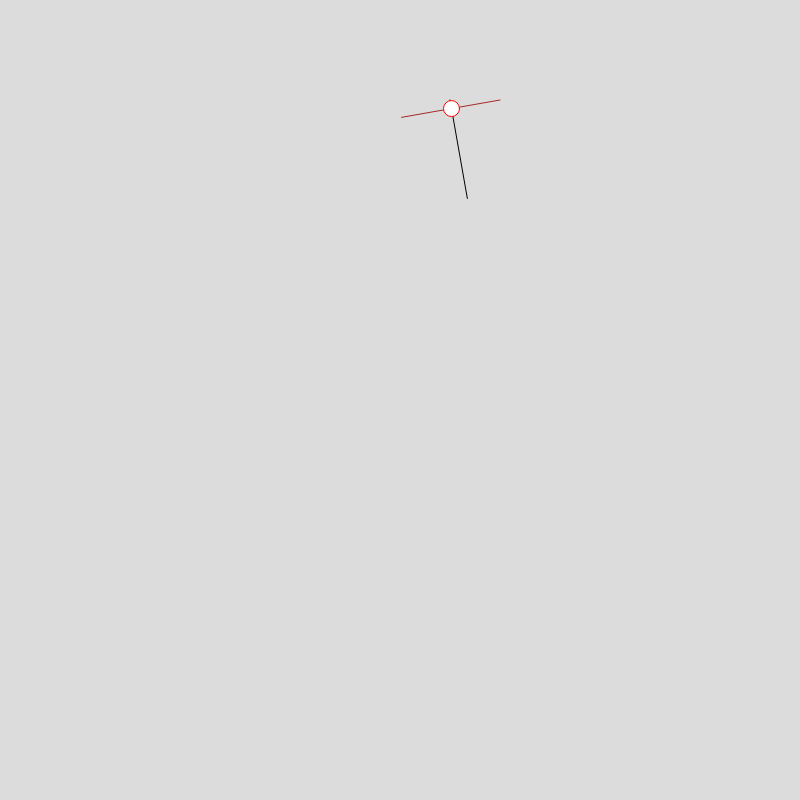
Frame 1 (no input)
Frame 60 (no input): blank canvas, image omitted
Frame 120 (the mouse pressed at the canvas centre since frame 60): blank canvas, image omitted

The p5.js sketch that drew this single still picture (run headless with seeded random() and noise() and a simulated clock; from frame 60 on, the mouse is pressed at the canvas centre):

// p5.js sketch
// ── sketch.js
function setup() {
    createCanvas(800, 800);

    ray_x1 = 500;
    ray_y1 = 100;
    ray_length = 100;
    ray_angle = -80;

    wall_x1 = 450;
    wall_y1 = 100;
    wall_length = 100;
    wall_angle = 10;

    ray = new Line(ray_x1, ray_y1, ray_length, ray_angle);
    wall = new Line(wall_x1, wall_y1, wall_length, wall_angle);
}

function draw() {
    background(220);
    stroke('black');
    strokeWeight(1);

    wall.draw();
    stroke('brown');
    ray.draw();

    ray.move(0.05)
    console.log(ray.intersect(wall));
}
// ── line.js
class Line {
    x1 = 0;
    y1 = 0;
    length = 0;
    angle = 0;

    ogLength = 0;

    x2 = 0;
    y2 = 0;

    slope = 0;
    constant = 0;

    hit = false;

    constructor(x1, y1, length, angle) {
        this.x1 = x1;
        this.y1 = y1;
        this.length = length;
        this.angle = angle * (Math.PI / 180); // changing to degrees
        
        this.ogLength = length;
    }

    draw() {
        if(!this.hit) {
            this.x2 = this.x1 + (this.length * Math.sin(this.angle))
            this.y2 = this.y1 + (this.length * Math.cos(this.angle))
        } 

        line(this.x1, this.y1, this.x2, this.y2);
    }

    move(x) {
        this.angle += x;
    }

    intersect(other){
        const denominator = ((this.x1 - this.x2) * (other.y1 - other.y2)) - ((this.y1 - this.y2) * (other.x1 - other.x2)) 
        if(denominator == 0) {
            console.log("The lines are parallel");
            return undefined;
        }

        const t = (((this.x1 - other.x1) * (other.y1 - other.y2)) - ((this.y1 - other.y1) * (other.x1 - other.x2))) / denominator;
        const u = (((this.x1 - this.x2) * (this.y1 - other.y1)) - ((this.y1 - this.y2) * (this.x1 - other.x1))) / denominator;

        if(t > 0 && t < 1 && u < 0) {
            // this.hit = true;
            const poi_x = (this.x1 + t * (this.x2 - this.x1));
            const poi_y = (this.y1 + t * (this.y2 - this.y1));

            const length = Math.sqrt(Math.pow(this.x1 - poi_x, 2) + Math.pow(this.y1 - poi_y, 2))

            stroke('red');
            ellipse(poi_x, poi_y, 16);
        } else {
            // this.hit = false;
        }
    }
}

// intersect(other) {
    //     // y = mx + c
    //     // Slope
    //     this.slope = (this.y2 - this.y1) / (this.x2 - this.x1);
    //     other.slope = (other.y2 - other.y1) / (other.x2 - other.x1);

    //     // Constant
    //     this.constant = this.y1 - (this.slope * this.x1)
    //     other.constant = other.y1 - (other.slope * other.x1)

    //     // point of intersection
    //     const poi_x = (other.constant - this.constant) / (this.slope - other.slope)
    //     const poi_y = (this.slope * poi_x) + this.constant;

    //     // console.log(poi_x, poi_y)

    //     const trueLength = Math.sqrt(Math.pow(this.x2 - this.x1, 2) + Math.pow(this.y2 - this.y1, 2))
    //     const expectedLength = Math.sqrt(Math.pow(poi_x - this.x1, 2) + Math.pow(poi_y - this.y1, 2))

    //     if (Math.round(trueLength) >= Math.round(expectedLength)) { // If ray meets the wall
    //         if((poi_x >= other.x1 || poi_x <= other.x2) && (poi_y >= other.y1 || poi_y <= other.y2)) {
    //             console.log("HIT")
    //             this.hit = true

    //             this.x2 = poi_x;
    //             this.y2 = poi_y;

    //             stroke('red');
    //             strokeWeight(10);
    //             point(parseInt(poi_x, 10), parseInt(poi_y, 10));
    //         } else{
    //             if(this.hit) {
    //                 this.hit = false;
    //                 // console.log('points are: ' +this.x2 + this.y2);
    //             }
    //         }
    //     }
    // }
